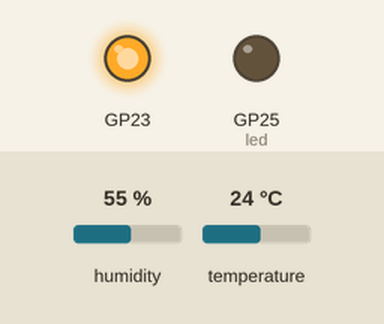
Recording of a program running on a simulated Raspberry Pi Pico running MicroPython. Parts: output pins drawn as LEDs (lit = HIGH). The test bench sets the inputs (shaded band); at power-on: humidity 55 %, temperature 24 °C. WiFi joins after 1.5 s; the clock reads 2024-03-15 10:24:30 at power-on unless the program sets it; files the program writes start out absent; requests to the public web service named in the program get a made-up reply in its usual format after 0.4 s (London, UTC, broken clouds, 64 % humidity, 1013 hPa unless stated); web requests get an empty 200 reply after 0.4 s; deep sleep restarts the program when it ends.

Above: at 0.1 s.
At 2.1 s:
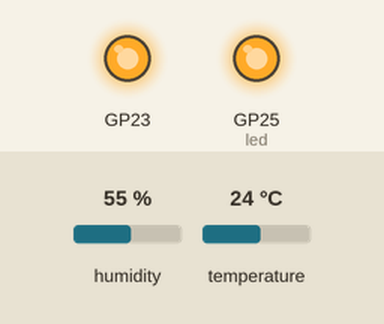
At 128.4 s:
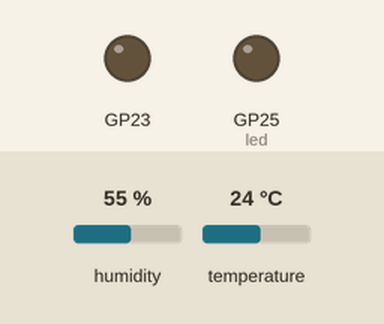
Timing chart, 0 to 129.9 s (numbered marks = the images above):
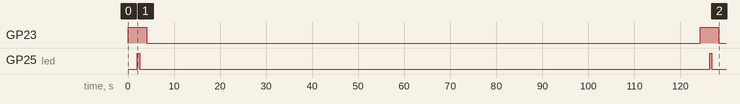

Measured:
- by itself, GP23: HIGH → LOW at 4.0 s, → HIGH 120 s later, → LOW 4.0 s later
- by itself, GP25 (led): alternates HIGH for 0.50 s and LOW for 124 s

The program:

main.py
```python
# Loads Network connection and transmits stats the IoTPlotter API
import os
import time
import gc
import json
import urequests as requests
import network
import machine
from DHT22 import DHT22

# duplicate stdout and stderr to the log file - Catches errors and saves them.
logfile = open('log.txt', 'a')
os.dupterm(logfile)

### My Functions ###
def disconnect_and_turn_off_wifi():
    #print('Turning off WiFi before sleeping')
    wlan.disconnect()
    wlan.active(False)
    #wlan.deinit() <--- This function would cause problems with machine.lightsleep() and machine.deepsleep()
    #time.sleep(1)
    machine.Pin(23,machine.Pin.OUT).low()
    #time.sleep(1)
### END My Functions ###

# Header info for IoTPlotter
headers = {'api-key': 'MyAPIKeyforIoTPlotter'}

led = machine.Pin("LED", machine.Pin.OUT)
led.value(1) # LED On
led.value(0) # LED Off

ssid = 'MyWiFiNetwork'
password = 'MyWiFiPassword'

# Turn on WiFi Chip
machine.Pin(23,machine.Pin.OUT).high()

# Main Try While Loop
try:
    while True:
        wlan = network.WLAN(network.STA_IF)
        wlan.active(True)
        wlan.connect(ssid, password)

        # Wait for connect or fail
        max_wait = 120
        while max_wait > 0:
            if wlan.status() < 0 or wlan.status() >= 3:
                break
            max_wait -= 1
            #print('Waiting for WiFi connection...')
            time.sleep(1)

        # Handle connection errorsleep_time
        if wlan.status() != 3:
            #raise RuntimeError('Network connection failed!')
            #print('Network connection failed! I will have a short sleep and then restart...')
            disconnect_and_turn_off_wifi()
            machine.deepsleep(30000)
        else:
            s = 1
            while s > 0:
                s -= 1
                led.value(1)
                time.sleep(0.5)
                led.value(0)
                time.sleep(0.5)

            status = wlan.ifconfig()
            # print('\n')
            # print( 'Connected to WiFi Network: ' + ssid )
            # print('Device IP: ' + status[0] )
            # print('Subnet: ' + status[1])
            # print('Gateway: ' + status[2])
            # print('\n')

        # Read the DHT22 Temp sensor
        dht22 = DHT22(machine.Pin(15,machine.Pin.IN,machine.Pin.PULL_UP))

        get_time = requests.get(url='https://worldtimeapi.org/api/timezone/gmt')
        date_and_time = json.loads(get_time.text)
        temperature_C, humidity = dht22.read()
        temperature_F=32+(1.8*temperature_C)
        #print('Saving data locally...')
        tempDataLoggedLocally=open("Data.csv", "a")
        tempDataLoggedLocally.write(str(temperature_C) + ',' + str(date_and_time['datetime'][:16]) + '\n')
        tempDataLoggedLocally.close()
        get_time.close()
        #print('Sending the API: ', temperature_C)
        payload = {"data": {
            "TempTesty": [
            {
                "value": temperature_C
            }
            ]
        }}

        #led.value(1) # Turn LED on to signal payload transmission
        #print('Sending Payload (', temperature_C, ') to IoTPlotter.com ...')
        response = requests.post("http://iotplotter.com/api/v2/feed/MyFeedNumberGoesHere", headers=headers, data=json.dumps(payload))
        response.close()
        #led.value(0) # Turn LED off to signal end of transmission
        # print("Free Memory: ", gc.mem_free())

        # print("Free Memory Before Clean-up: ", gc.mem_free())

        ### Starting to Clean Up and Shutdown ###
        # Release RAM Memory
        gc.collect()
        # print("Free Memory After Clean-up:  ", gc.mem_free(), '\n')

        #print('Performing clean-up of State Machine')
        rp2.PIO(0).remove_program()

        # My function to disconnect from WiFi and cut the power to the WiFi chip
        disconnect_and_turn_off_wifi()

        #print('Turning off the DHT22 sensor before sleeping')
        DHT22(machine.Pin(15,machine.Pin.IN,machine.Pin.PULL_DOWN))

        # print('Deep Sleeping for 120 seconds...')
        # time.sleep(1)

        machine.deepsleep(120000)

except KeyboardInterrupt as e:
    print("Keyboard interrupt detected at " + str(date_and_time['datetime'][:16]) + '\n')

    #print("Performing clean-up of State Machine...")
    #rp2.PIO(0).remove_program()
```
